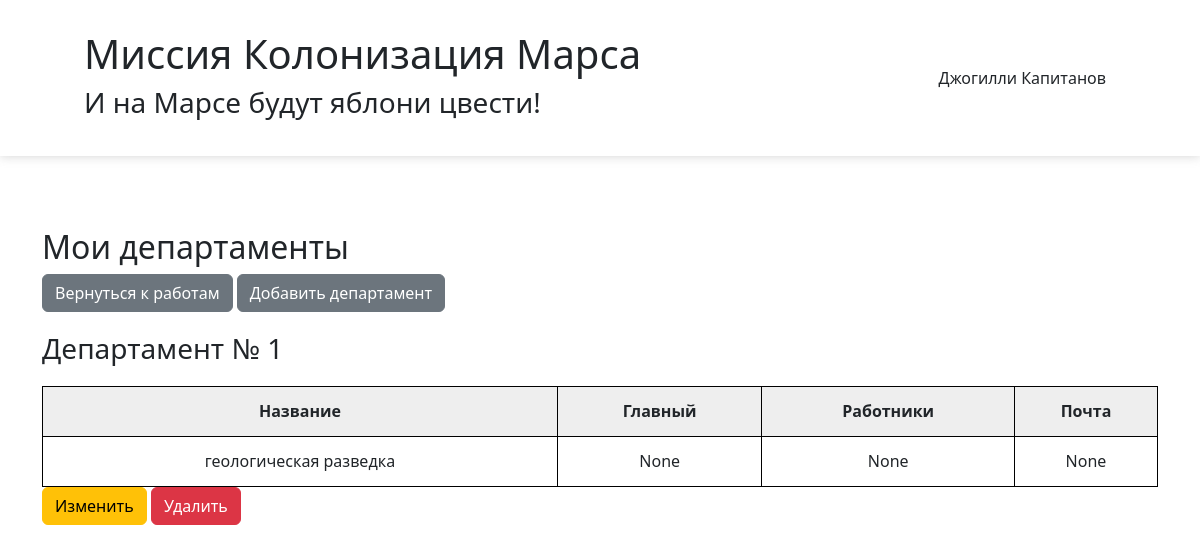
Page /main_dep (signed in) on the earlier database version.
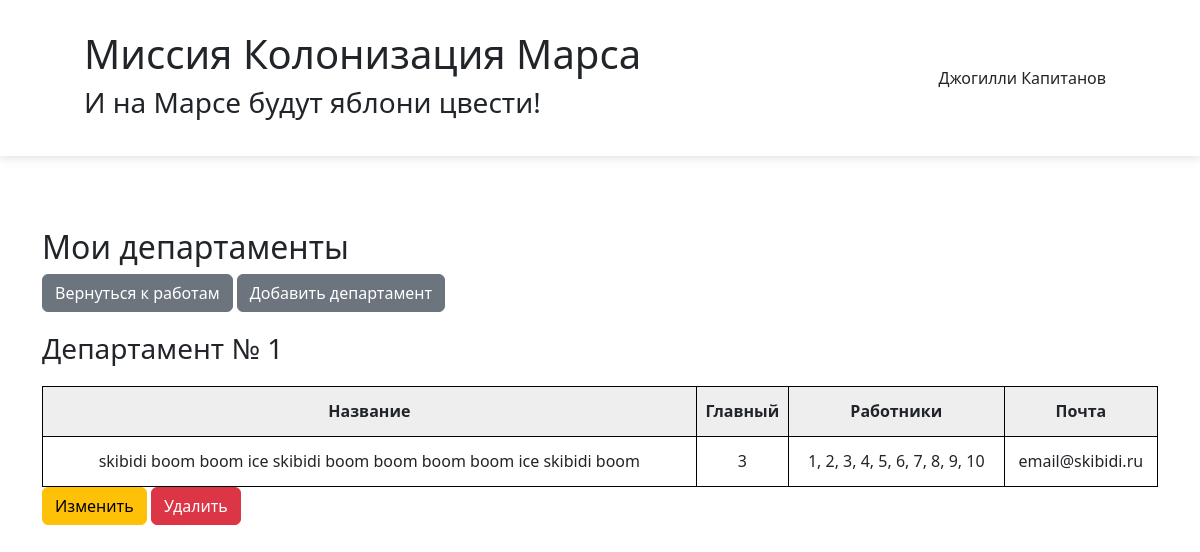
Same page on the later database version.
### data/__all_models.py (models this page shows, shortened)
class User(SqlAlchemyBase, UserMixin):
    __tablename__ = 'users'
    id = sqlalchemy.Column(sqlalchemy.Integer, primary_key=True, autoincrement=True)
    surname = sqlalchemy.Column(sqlalchemy.String, nullable=True)
    name = sqlalchemy.Column(sqlalchemy.String, nullable=True)
    age = sqlalchemy.Column(sqlalchemy.Integer, nullable=True)
    position = sqlalchemy.Column(sqlalchemy.String, nullable=True)
    speciality = sqlalchemy.Column(sqlalchemy.String, nullable=True)
    address = sqlalchemy.Column(sqlalchemy.String, nullable=True)
    email = sqlalchemy.Column(sqlalchemy.String, unique=True, nullable=True)
    hashed_password = sqlalchemy.Column(sqlalchemy.String, nullable=True)
    modified_date = sqlalchemy.Column(sqlalchemy.DateTime, default=datetime.datetime.now)

class Department(SqlAlchemyBase, UserMixin):
    __tablename__ = 'department'
    id = sqlalchemy.Column(sqlalchemy.Integer, primary_key=True, autoincrement=True)
    title = sqlalchemy.Column(sqlalchemy.String, nullable=True)
    chief = sqlalchemy.Column(sqlalchemy.Integer, sqlalchemy.ForeignKey("users.id"))
    members = sqlalchemy.Column(sqlalchemy.String, nullable=True)
    email = sqlalchemy.Column(sqlalchemy.String, unique=True, nullable=True)

### code.py (the view)
@app.route('/main_dep')
def main_dep(title='main'):
    if current_user.is_authenticated:
        db_sess = db_session.create_session()
        if current_user.id == 1:
            deps = db_sess.query(Department).all()
        else:
            deps = db_sess.query(Department).filter(Department.chief.like(current_user.id) | Department.members.contains(current_user.id))
        return render_template('main_dep.html', title=title, departments=deps)
    return render_template('base.html', title=title)

### code.py (called while the page is built)
@login_manager.user_loader
def load_user(user_id):
    db_sess = db_session.create_session()
    return db_sess.query(User).get(user_id)

### data/db_session.py (called while the page is built)
def create_session() -> Session:
    global __factory
    return __factory()

### templates/main_dep.html
{% extends "base.html" %}
{% block content %}
        {% if current_user.is_authenticated %}
            <h2>Мои департаменты</h2>
            <a href="/" class="btn btn-secondary">Вернуться к работам</a>
            <a href="/add_department" class="btn btn-secondary">Добавить департамент</a>
            <br>
            {% for dep in departments %}
                <h3 class="num">Департамент № {{ loop.index }}</h3>
                <table>
                    <tr>
                        <th>Название</th>
                        <th>Главный</th>
                        <th>Работники</th>
                        <th>Почта</th>
                    </tr>
                    <tr>
                        <td>{{ dep.title }}</td>
                        <td>{{ dep.chief }}</td>
                        <td>{{ dep.members }}</td>
                        <td>{{ dep.email }}</td>
                    </tr>
                </table>
                {% if current_user.id == dep.chief or current_user.id == 1 %}
                    <div>
                        <a href="/add_department/{{ dep.id }}" class="btn btn-warning">
                            Изменить
                        </a>
                        <a href="/department_delete/{{ dep.id }}" class="btn btn-danger">
                            Удалить
                        </a>
                    </div>
                {% endif %}
            {% endfor %}
        {% endif %}
{% endblock %}

### templates/base.html (shortened to what this page needs)
<!DOCTYPE html>
<html lang="ru">
<head>
    <link href="https://cdn.jsdelivr.net/npm/bootstrap@5.3.3/dist/css/bootstrap.min.css" rel="stylesheet">
    <link rel="stylesheet" type="text/css" href="{{ url_for('static', filename='css/style.css') }}" />
</head>
<body>
    <header>
        <h1>Миссия Колонизация Марса</h1>
        <nav>
            {% if current_user.is_authenticated %}
                <a class="navbar-brand" href="/logout">{{ current_user.name }} {{ current_user.surname }}</a>
            {% else %}
                <p>
                    <a class="btn btn-primary " href="/register">Зарегистрироваться</a>
                    <a class="btn btn-success" href="/login">Войти</a>
                </p>
            {% endif %}
        </nav>
        <h3>И на Марсе будут яблони цвести!</h3>
    </header>
    <main role="main" class="container">
        {% block content %}{% endblock %}
    </main>
</body>
</html>

### static/css/style.css (style rules this page uses)
table { width: 100%; margin: 20px 20px 0 0; }
th { background: #eeeeee; }
tr { height: 50px; text-align: center; }
th, td { border-style: solid; border-width: 1px; border-color: black; }
header { width: auto; background: white; position: fixed; top: 0px; left: 0px; right: 0px; padding-right: 7%; padding-left: 7%; padding-top: 30px; height: 156px; box-shadow: 0 0 10px #9a9a9a6e; }
nav { display: flex; position: absolute; top: 56px; right: 7%; }
main { margin-top: 228px; margin-bottom: 100px; }
.navbar-brand { margin: 10px; }
.num { margin-top: 20px; }

Differences in the rows shown:
removed Department: title "геологическая разведка", chief "None", members "None", email "None"
added Department: title "skibidi boom boom ice skibidi boom boom boom boom ice skibidi boom", chief "3", members "1, 2, 3, 4, 5, 6, 7, 8, 9, 10", email "email@skibidi.ru"
